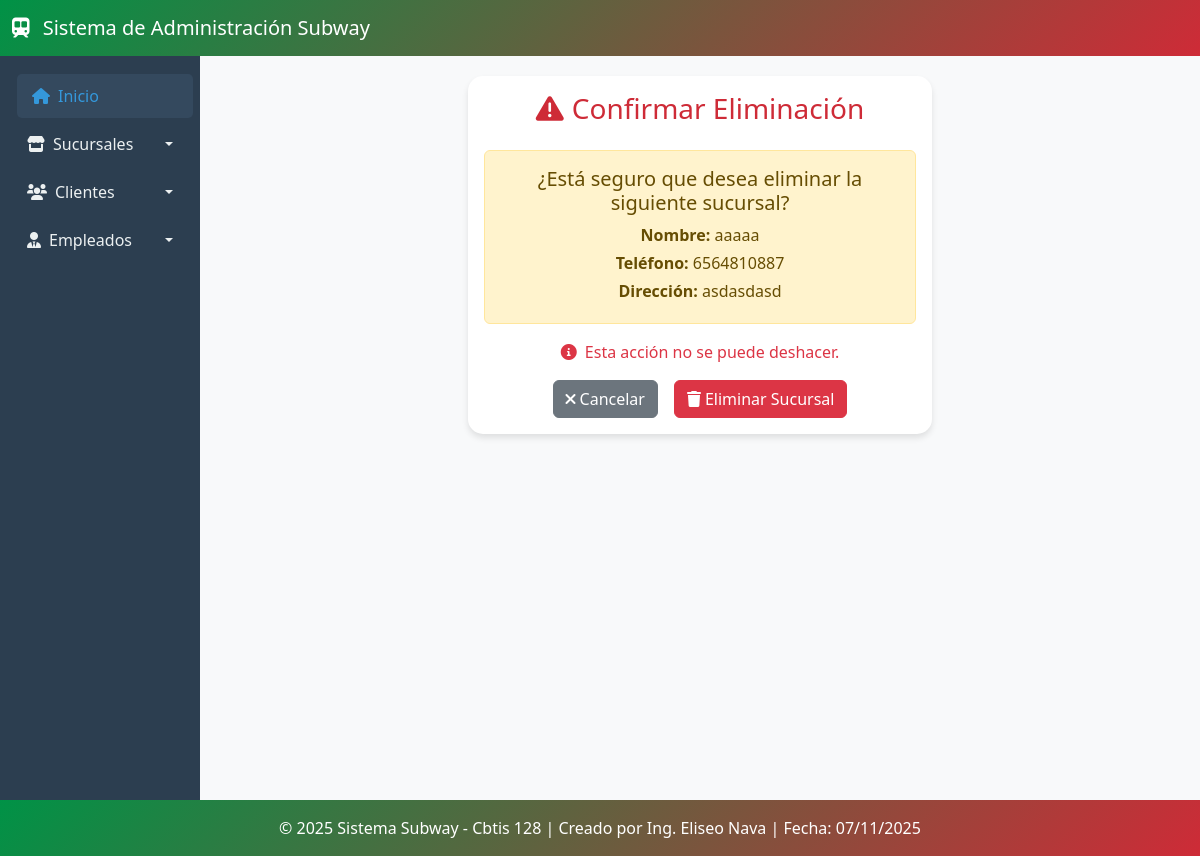
Page /sucursales/borrar/2/ on the committed database.
### app_Subway/models.py (models this page shows, shortened)
class Sucursal(models.Model):
    nombre = models.CharField(max_length=50)
    telefono = models.CharField(max_length=15)
    horario_apertura = models.TimeField()
    horario_cierre = models.TimeField()
    direccion = models.CharField(max_length=100)
    foto_sucursal = models.ImageField(upload_to='sucursales/fotos/', null=True, blank=True)  # NUEVO CAMPO

### app_Subway/views.py (the view)
# urls.py: path('sucursales/borrar/<int:id>/', views.borrar_sucursal, name='borrar_sucursal'),
def borrar_sucursal(request, id):
    sucursal = get_object_or_404(Sucursal, id=id)
    if request.method == 'POST':
        sucursal.delete()
        return redirect('ver_sucursales')
    return render(request, 'app_Subway/sucursal/borrar_sucursal.html', {'sucursal': sucursal})

### app_Subway/templates/app_Subway/sucursal/borrar_sucursal.html (shortened to what this page needs)
{% extends 'app_Subway/base.html' %}
{% block content %}
<div class="row justify-content-center">
    <div class="col-md-6">
        <div class="card card-custom">
            <div class="card-body text-center">
                <h3 class="card-title mb-4" style="color: #CE2B37;">
                    <i class="fas fa-exclamation-triangle me-2"></i>Confirmar Eliminación
                </h3>
                <div class="alert alert-warning">
                    <h5>¿Está seguro que desea eliminar la siguiente sucursal?</h5>
                    <p class="mb-1"><strong>Nombre:</strong> {{ sucursal.nombre }}</p>
                    <p class="mb-1"><strong>Teléfono:</strong> {{ sucursal.telefono }}</p>
                    <p class="mb-1"><strong>Dirección:</strong> {{ sucursal.direccion }}</p>
                </div>
                <p class="text-danger">
                    <i class="fas fa-info-circle me-1"></i>
                    Esta acción no se puede deshacer.
                </p>
                <form method="POST">
                    <div class="d-grid gap-2 d-md-flex justify-content-md-center">
                        <a href="{% url 'ver_sucursales' %}" class="btn btn-secondary me-md-2">
                            <i class="fas fa-times me-1"></i>Cancelar
                        </a>
                        <button type="submit" class="btn btn-danger">
                            <i class="fas fa-trash me-1"></i>Eliminar Sucursal
                        </button>
                    </div>
                </form>
            </div>
        </div>
    </div>
</div>
{% endblock %}

### app_Subway/templates/app_Subway/base.html (style rules this page uses)
body { background-color: #f8f9fa; font-family: 'Segoe UI', Tahoma, Geneva, Verdana, sans-serif; }
.card-custom { border: none; border-radius: 15px; box-shadow: 0 4px 6px rgba(0,0,0,0.1); transition: transform 0.3s; }

### rows in the picture
Sucursal: nombre "aaaaa", telefono "6564810887", direccion "asdasdasd"
